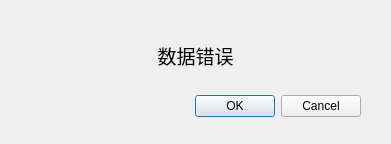
<?xml version="1.0" encoding="UTF-8"?>
<ui version="4.0">
 <class>DialogYesNo</class>
 <widget class="QDialog" name="DialogYesNo">
  <property name="geometry">
   <rect>
    <x>0</x>
    <y>0</y>
    <width>391</width>
    <height>144</height>
   </rect>
  </property>
  <property name="windowTitle">
   <string>DialogYesNo</string>
  </property>
  <property name="windowFilePath">
   <string notr="true"/>
  </property>
  <widget class="QDialogButtonBox" name="buttonBox">
   <property name="geometry">
    <rect>
     <x>20</x>
     <y>90</y>
     <width>341</width>
     <height>32</height>
    </rect>
   </property>
   <property name="orientation">
    <enum>Qt::Horizontal</enum>
   </property>
   <property name="standardButtons">
    <set>QDialogButtonBox::Cancel|QDialogButtonBox::Ok</set>
   </property>
  </widget>
  <widget class="QLabel" name="label_msg">
   <property name="geometry">
    <rect>
     <x>50</x>
     <y>20</y>
     <width>291</width>
     <height>71</height>
    </rect>
   </property>
   <property name="font">
    <font>
     <pointsize>14</pointsize>
    </font>
   </property>
   <property name="styleSheet">
    <string notr="true"/>
   </property>
   <property name="frameShadow">
    <enum>QFrame::Plain</enum>
   </property>
   <property name="text">
    <string>数据错误</string>
   </property>
   <property name="alignment">
    <set>Qt::AlignCenter</set>
   </property>
  </widget>
 </widget>
 <resources/>
 <connections>
  <connection>
   <sender>buttonBox</sender>
   <signal>accepted()</signal>
   <receiver>DialogYesNo</receiver>
   <slot>accept()</slot>
   <hints>
    <hint type="sourcelabel">
     <x>248</x>
     <y>254</y>
    </hint>
    <hint type="destinationlabel">
     <x>157</x>
     <y>274</y>
    </hint>
   </hints>
  </connection>
  <connection>
   <sender>buttonBox</sender>
   <signal>rejected()</signal>
   <receiver>DialogYesNo</receiver>
   <slot>reject()</slot>
   <hints>
    <hint type="sourcelabel">
     <x>316</x>
     <y>260</y>
    </hint>
    <hint type="destinationlabel">
     <x>286</x>
     <y>274</y>
    </hint>
   </hints>
  </connection>
 </connections>
</ui>
